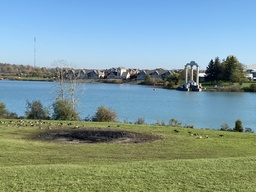
#> input picture left.jpg, 256 x 192 px, shrunk from 1008 x 756 before the run
$ python stitch.py
#> lines starting #> are read from the running program, lines starting #| are printed output that depends on the picture
#> further down, left_img is the input picture: shape (192, 256, 3); mean B, G, R 153.1, 153.7, 127.4
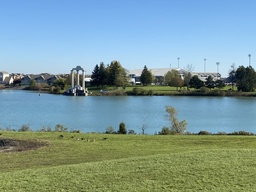
#> input picture right.jpg, 256 x 192 px, shrunk from 1008 x 756 before the run
#> further down, right_img is the input picture: shape (192, 256, 3); mean B, G, R 155.9, 154.1, 125.4
"""
Image Stitching Problem
(Due date: Nov. 26, 11:59 P.M., 2021)

The goal of this task is to stitch two images of overlap into one image.
You are given 'left.jpg' and 'right.jpg' for your image stitching code testing.
Note that different left/right images might be used when grading your code.

To this end, you need to find keypoints (points of interest) in the given left and right images.
Then, use proper feature descriptors to extract features for these keypoints.
Next, you should match the keypoints in both images using the feature distance via KNN (k=2);
cross-checking and ratio test might be helpful for feature matching.
After this, you need to implement RANSAC algorithm to estimate homography matrix.
(If you want to make your result reproducible, you can try and set fixed random seed)
At last, you can make a panorama, warp one image and stitch it to another one using the homography transform.
Note that your final panorama image should NOT be cropped or missing any region of left/right image.

Do NOT modify the code provided to you.
You are allowed use APIs provided by numpy and opencv, except “cv2.findHomography()” and
APIs that have “stitch”, “Stitch”, “match” or “Match” in their names, e.g., “cv2.BFMatcher()” and
“cv2.Stitcher.create()”.
If you intend to use SIFT feature, make sure your OpenCV version is 3.4.2.17, see project2.pdf for details.
"""

import cv2
import numpy as np
# np.random.seed(<int>) # you can use this line to set the fixed random seed if you are using np.random
import random
# random.seed(<int>) # you can use this line to set the fixed random seed if you are using random
# from tqdm import tqdm
from math import floor, ceil


def solution(left_img, right_img, feature_method = 'sift', sift_features = 1000,  ratio = 0.75):
    """
    :param left_img:
    :param right_img:
    :param feature_method: descriptor method to be used
    :param sift_features: if 'sift' max features to be used
    :param ratio: \eta for ratio testing
    :return: final_img
    """
#> called with feature_method = 'sift', sift_features = 1000, ratio = 0.75

    print('Finding keypoints using '+feature_method+':')
    if(feature_method=='orb'):
        kpdes = cv2.ORB_create()
    if(feature_method=='sift'):
        kpdes = cv2.SIFT_create(sift_features)

    lkp, ldes = kpdes.detectAndCompute(cv2.cvtColor(left_img, cv2.COLOR_BGR2GRAY), None)
#> lkp = 214 keypoints; strongest (x, y, size): (128, 76, 2.4), (251, 75, 2.4), (221, 74, 21), (194, 89, 4.6)
    rkp, rdes = kpdes.detectAndCompute(cv2.cvtColor(right_img, cv2.COLOR_BGR2GRAY), None)
#> rkp = 207 keypoints; strongest (x, y, size): (11, 81, 2.7), (88, 79, 2.8), (133, 80, 2.2), (106, 79, 19.8)

    print('-- Keypoints and descriptors found.')

    print('Finding matching keypoint pairs using descriptors: ')

    print('-- KNN and Ratio testing')

    pairs = []

    for i in range(len(lkp)):
        dist = np.sqrt(np.sum(np.square(ldes[i]-rdes),axis=1))
        rank = np.argsort(dist)
        index1 = rank[0]
        index2 = rank[1]

        if(dist[index1]<ratio*dist[index2]):
            pairs.append([i, index1])
#> this loop made 214 passes
#> (index1, index2) on passes 1 to 3: (19, 6), (28, 29), (177, 188)
#> after the loop, pairs = 66 pairs, first value 106 to 213, second value 4 to 192

    print('-- Cross checking')
    new_pairs = []

    for pair in pairs:
        r_ind = pair[1]
        dist = np.sqrt(np.sum(np.square(rdes[r_ind]-ldes),axis=1))
        rank = np.argsort(dist)
        index1 = rank[0]

        if(index1==pair[0]):
            new_pairs.append(pair)
#> this loop made 66 passes
#> (pair, r_ind, index1) on passes 1 to 12: ([106, 192], 192, 106), ([112, 5], 5, 112), ([113, 4], 4, 113), ([116, 6], 6, 116), ([117, 7], 7, 118), ([118, 7], 7, 118), ([119, 9], 9, 119), ([120, 11], 11, 120), ([121, 12], 12, 121), ([123, 15], 15, 124), ([124, 15], 15, 124), ([126, 19], 19, 126)
#> (r_ind, index1) on passes 61 to 66: (99, 206), (100, 208), (102, 209), (103, 210), (109, 212), (110, 213)
#> after the loop, new_pairs = 62 pairs, first value 106 to 213, second value 4 to 192

    pt_pairs = [[lkp[x[0]].pt, rkp[x[1]].pt] for x in new_pairs]
#> pt_pairs = 62 items
    pt_pairs = np.array(pt_pairs)

    def make_matrix(pairs, n):

        A = np.zeros((2*n, 9))

        for i in range(n):
            x_, y_ = pairs[i][0]
            x, y = pairs[i][1]
            row1 = np.array([x, y,  1, 0, 0, 0, -1*x_*x, -1*x_*y, -1*x_])
            row2 = np.array([0, 0,  0, x, y, 1, -1*y_*x, -1*y_*y, -1*y_])
            A[2*i] = row1
            A[2*i+1] = row2
        return A

    print('-- Keypoint Matching Completed.')

    print('RANSAC in progress to find homography matrix: ')

    np.random.seed(50)

    t = 5

    k = 5000

    inliers = []
    best_selection = None
    best_H = None

    for i in range(k):
        idx = np.random.choice(len(pt_pairs), 4, replace=False)
        p = pt_pairs[idx]
        A = make_matrix(p, 4)
        # A
        U, S, V_T = np.linalg.svd(A)
        H = V_T[-1].reshape((3,3))
        H = H/H[-1,-1]
        # H
        tmp = []
        for i in range(len(pt_pairs)):
            if(i not in idx):
                p_i_ = np.array([pt_pairs[i][0][0], pt_pairs[i][0][1], 1])
                p_i = np.array([pt_pairs[i][1][0], pt_pairs[i][1][1], 1])
                m = np.matmul(H, p_i)
                m = m/m[2]
                # print(m, p_i_)
                d = np.sqrt(np.sum(np.square(m-p_i_)))
                if(d<t):
                    d = np.sqrt(np.sum(np.square(m-p_i_)))
                    tmp.append([p_i_[:2], p_i[:2]])
        if(len(tmp)>len(inliers)):
            inliers = np.array(tmp)
            best_selection = p
            best_H = H
#> this loop made 5000 passes
#> (idx, S) on passes 1 to 8: ([1, 53, 23, 17], [40938, 12195.1, 189.9, 71.36, 13.55, 9.26, 1.37, 0.00259]), ([44, 21, 2, 16], [48543.1, 14459.2, 228.2, 87.5, 71.91, 18.28, 6.02, 0.034]), ([32, 28, 18, 10], [44408.7, 9630.8, 227, 56.76, 38.95, 8.34, 2.56, 0.0182]), ([58, 17, 55, 30], [76433, 5153.8, 293.6, 27.53, 22.25, 4.96, 1.35, 0.00706]), ([53, 4, 26, 39], [51445.6, 15677.2, 229.3, 84.44, 69.26, 13.79, 8.48, 0.0173]), ([31, 44, 6, 49], [53606.7, 9628.6, 232.8, 60.02, 29.3, 10.51, 2.6, 0.00194]), ([39, 46, 41, 48], [61581.8, 3768.3, 261.2, 45.02, 18.51, 3.59, 0.636, 0.0139]), ([23, 26, 18, 9], [44088.4, 6604.5, 228.2, 62.06, 42.63, 8.87, 3.48, 0.0258])
#> idx on passes 10, 15, 17, 26, 39, 43: [42, 46, 27, 10], [58, 57, 59, 31], [45, 11, 9, 25], [32, 50, 5, 38], [52, 55, 2, 33], [38, 20, 44, 53]

    print('-- Final Homography Matrix Calculation:')
    S = np.concatenate((inliers, best_selection))
    A = make_matrix(S, S.shape[0])
    # A
    U, S, V_T = np.linalg.svd(A)
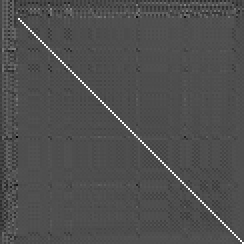
#> U: shape (122, 122) float64 (shown 2 times larger); min -0.443, max 0.983, mean -0.000323; drawn with min black and max white
#> S = [231960.6, 60304.1, 974.2, 442, 311.5, 68.79, 58.97, 0.833, 0.0232]
    H = V_T[-1].reshape((3,3))
#> H = [[0.00681, 9.42e-05, 1], [-0.000488, 0.00807, -0.00453], [-6.93e-06, 3.1e-07, 0.00853]]
    final_H = H/H[-1,-1]
#> final_H = [[0.798, 0.011, 117.2], [-0.0572, 0.946, -0.532], [-0.000812, 3.64e-05, 1]]

    print('-- Final Homography Matrix Calculated')

    print('Stitching in progress:')

    print('-- Calculating x and y bounds:')
    xs = []
    ys = []
    for y in range(right_img.shape[0]):
        for x in range(right_img.shape[1]):
            pt = np.array([x,y,1])
            m = np.matmul(final_H, pt)
            m = m/m[2]
            xs.append(m[0])
            ys.append(m[1])
#> after the loop, xs = 49152 items; ys = 49152 items

    max_x, max_y = ceil(max(xs)), ceil(max(ys))
#> max_x = 405; max_y = 208

    if(min(xs)<0):
        min_x = floor(min(xs))
    else:
        min_x = ceil(min(xs))
#> min_x = 118
    if(min(ys)<0):
        min_y = floor(min(ys))
#> min_y = -20
    else:
        min_y = ceil(min(ys))

    h, w = max([max_x, left_img.shape[0], right_img.shape[0]])-min([0, min_x]), \
            max([max_y, left_img.shape[1], right_img.shape[1]])-min([0, min_y])
#> h = 405; w = 276

    print('-- Generating translation matrix for complete visuals: ')

    x_offset = -1*min([0, min_x])
#> x_offset = 0
    y_offset = -1*min([0, min_y])
#> y_offset = 20

    offset = np.array([[ 1 , 0 , x_offset],
    [ 0 , 1 , y_offset+1],
    [ 0 , 0 ,    1    ]])
#> offset = [[1, 0, 0], [0, 1, 21], [0, 0, 1]]

    # np.matmul(offset, final_H)
    print('-- Warping and Joining the images')
    final_image = cv2.warpPerspective(right_img, np.matmul(offset, final_H),(h, w))
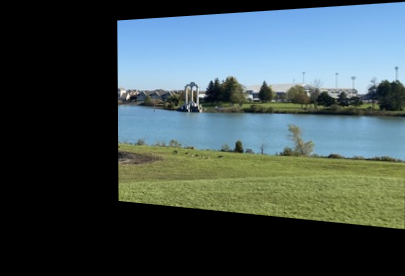
#> final_image: shape (276, 405, 3); mean B, G, R 81.5, 80.7, 65.6
    final_image[y_offset:y_offset+left_img.shape[0], x_offset:x_offset+left_img.shape[1]] = left_img
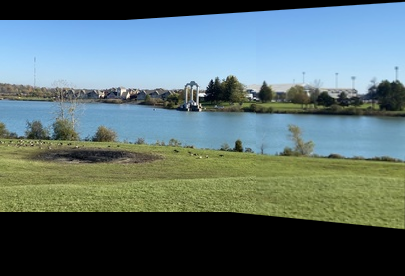
#> final_image: shape (276, 405, 3); mean B, G, R 112.9, 112.9, 92.8

    print('Stitching complete!')

    return final_image


if __name__ == "__main__":
    left_img = cv2.imread('left.jpg')
    right_img = cv2.imread('right.jpg')
    result_img = solution(left_img, right_img)
    cv2.imwrite('result.jpg', result_img)
